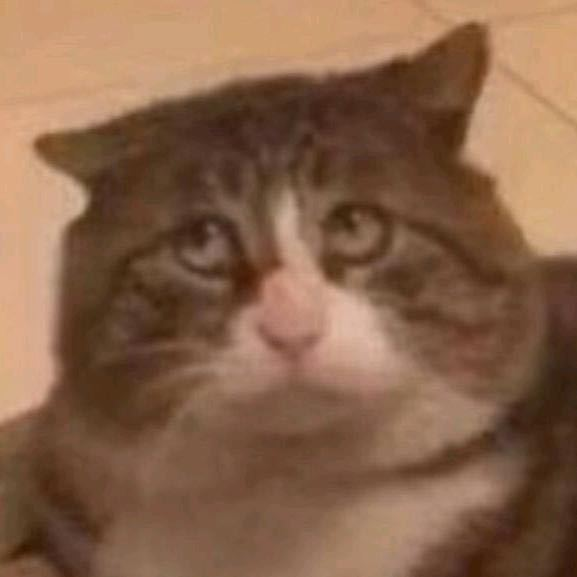
%> input picture Digital Image Processing 数字图像处理/Misc/HW/HW4/selfie.jpg, 577 x 577 px
$ octave --eval "ImageSlice;"   (GNU Octave 9; MATLAB toolbox functions it lacks are replaced by stand-ins)
%> lines starting %> are read from the running program, lines starting %| are printed output that depends on the picture; in (x1, y1, x2, y2) boxes, pixels count from 0 and x2, y2 are one past the last pixel; in counts of white or black regions, pixels touching at a corner belong together; the program's own positions count from 1
function ImageSlice()
    % 读取图像
    img = imread('selfie.jpg');
%> img is the input picture: size 577x577x3 uint8; mean R, G, B 135.7, 99.4, 74.2

    % 转换为灰度图像
    if size(img, 3) == 3
        img_gray = rgb2gray(img);
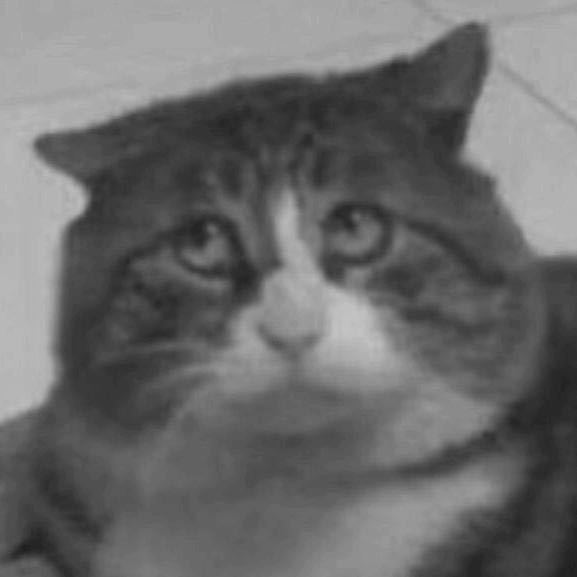
%> img_gray: size 577x577 uint8; min 29, max 196, mean 107.4
    else
        img_gray = img;
    end

    % 将图像转换为8bit灰度图像
    img_8bit = im2uint8(img_gray);

    % 保存8bit灰度图像
    imwrite(img_8bit, fullfile('./Modified_images/', '8bit_gray_image.png'));

    % 为每个bit层次进行比特平面切片
    for k = 1:8
        % 提取第k个比特
        bit_img = uint8(bitget(img_8bit, k) * 255);

        % 保存比特平面图像
        imwrite(bit_img, fullfile('./Modified_images/', sprintf('bit_layer_%d.png', k)));
    end
%> this loop made 8 passes
%> pass 1, in ImageSlice, `bit_img = uint8(bitget(img_8bit, k) * 255);`:
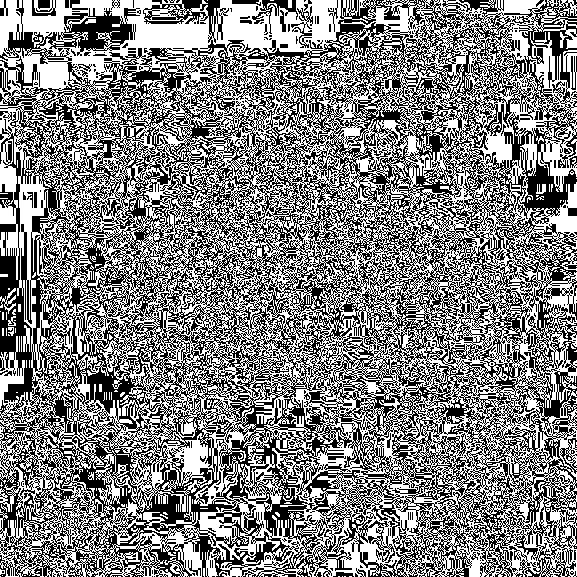
%> bit_img: size 577x577 uint8; 50.7% white; black in thin lines or dots
%> pass 2, in ImageSlice, `bit_img = uint8(bitget(img_8bit, k) * 255);`:
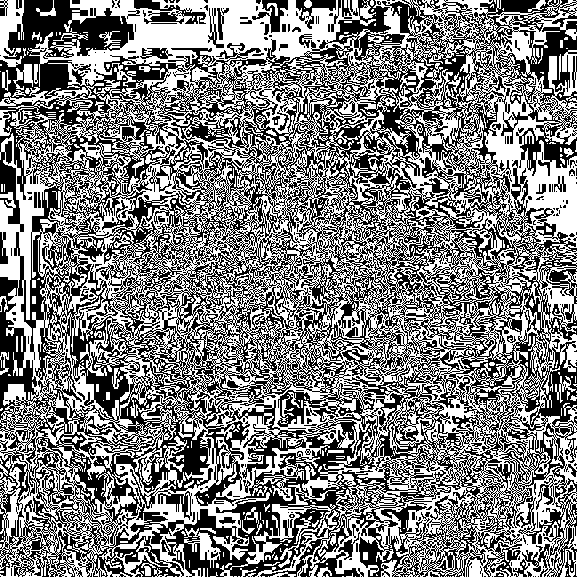
%> bit_img: size 577x577 uint8; 50% white; 649 black regions (568 under 20 px), largest, box (x1, y1, x2, y2) and area: (0, 0, 577, 577) 158629, (134, 0, 206, 24) 762, (252, 0, 288, 33) 474
%> pass 3, in ImageSlice, `bit_img = uint8(bitget(img_8bit, k) * 255);`:
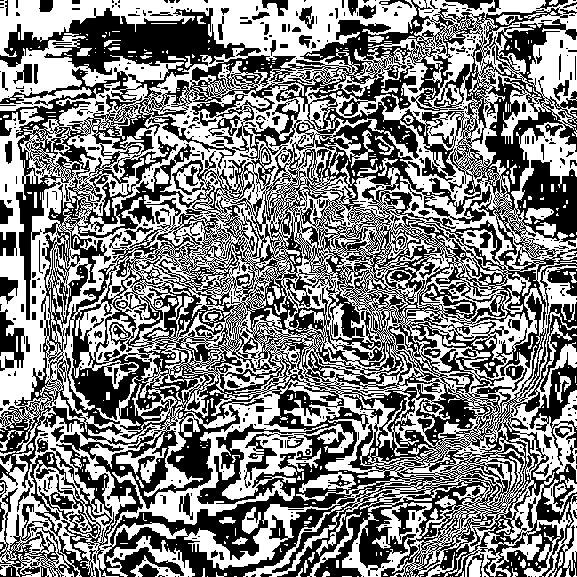
%> bit_img: size 577x577 uint8; 50.6% white; 697 black regions (554 under 20 px), largest, box (x1, y1, x2, y2) and area: (0, 0, 577, 577) 148904, (529, 352, 577, 466) 1500, (0, 309, 25, 371) 807
end
